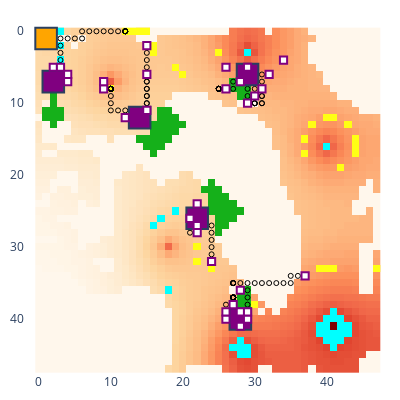

Notebook code for this chart:
### Code cell
# myenv.run_to_step(7)
update_logging_level(logging.WARNING)
myenv.run_to_step(130)
update_logging_level(logging.DEBUG)
# myenv.undo()
myenv.step()
myenv.show()

### Figure 1 — Plotly figure (JSON) as saved in the notebook; plotly's stock layout.template omitted (floating-point values rounded to 4 significant figures; data arrays with more than 128 entries replaced by an {"elided": "..."} marker saying what was removed)
{"data": [{"colorscale": [[0, "rgb(255,247,236)"], [0.125, "rgb(254,232,200)"], [0.25, "rgb(253,212,158)"], [0.375, "rgb(253,187,132)"], [0.5, "rgb(252,141,89)"], [0.625, "rgb(239,101,72)"], [0.75, "rgb(215,48,31)"], [0.875, "rgb(179,0,0)"], [1, "rgb(127,0,0)"]], "name": "Rubble", "showscale": false, "type": "heatmap", "uid": "130_Rubble", "z": {"elided": "48x48 int values"}}, {"colorscale": [[0, "#00ffff"], [1, "#00ffff"]], "hoverinfo": "skip", "name": "Ice", "showscale": false, "type": "heatmap", "uid": "130_Ice", "z": {"elided": "48x48 int values"}}, {"colorscale": [[0, "#ffff14"], [1, "#ffff14"]], "hoverinfo": "skip", "name": "Ore", "showscale": false, "type": "heatmap", "uid": "130_Ore", "z": {"elided": "48x48 int values"}}, {"colorscale": [[0, "#15b01a"], [1, "#15b01a"]], "hoverinfo": "skip", "name": "Lichen", "showscale": false, "type": "heatmap", "uid": "130_Lichen", "z": {"elided": "48x48 int values"}}, {"customdata": [["factory_0", "player_0", 837, 0, 2, 304, 32]], "hovertemplate": "%{customdata[0]} %{customdata[1]}<br>Power: %{customdata[2]}<br>Ice: %{customdata[3]}<br>Ore: %{customdata[4]}<br>Water: %{customdata[5]}<br>Metal: %{customdata[6]}<br><extra></extra>", "name": "factory_0", "showscale": false, "type": "heatmap", "uid": "130_factory_0", "x": [22], "y": [26], "z": [0]}, {"customdata": [["factory_2", "player_0", 858, 0, 2, 217, 77]], "hovertemplate": "%{customdata[0]} %{customdata[1]}<br>Power: %{customdata[2]}<br>Ice: %{customdata[3]}<br>Ore: %{customdata[4]}<br>Water: %{customdata[5]}<br>Metal: %{customdata[6]}<br><extra></extra>", "name": "factory_2", "showscale": false, "type": "heatmap", "uid": "130_factory_2", "x": [14], "y": [12], "z": [2]}, {"customdata": [["factory_3", "player_0", 142, 0, 3, 245, 14]], "hovertemplate": "%{customdata[0]} %{customdata[1]}<br>Power: %{customdata[2]}<br>Ice: %{customdata[3]}<br>Ore: %{customdata[4]}<br>Water: %{customdata[5]}<br>Metal: %{customdata[6]}<br><extra></extra>", "name": "factory_3", "showscale": false, "type": "heatmap", "uid": "130_factory_3", "x": [28], "y": [40], "z": [3]}, {"customdata": [["factory_4", "player_0", 177, 0, 0, 367, 37]], "hovertemplate": "%{customdata[0]} %{customdata[1]}<br>Power: %{customdata[2]}<br>Ice: %{customdata[3]}<br>Ore: %{customdata[4]}<br>Water: %{customdata[5]}<br>Metal: %{customdata[6]}<br><extra></extra>", "name": "factory_4", "showscale": false, "type": "heatmap", "uid": "130_factory_4", "x": [2], "y": [7], "z": [4]}, {"customdata": [["factory_5", "player_0", 118, 0, 2, 222, 11]], "hovertemplate": "%{customdata[0]} %{customdata[1]}<br>Power: %{customdata[2]}<br>Ice: %{customdata[3]}<br>Ore: %{customdata[4]}<br>Water: %{customdata[5]}<br>Metal: %{customdata[6]}<br><extra></extra>", "name": "factory_5", "showscale": false, "type": "heatmap", "uid": "130_factory_5", "x": [29], "y": [6], "z": [5]}, {"customdata": [["factory_1", "player_1", 7500, 0, 0, 620, 750]], "hovertemplate": "%{customdata[0]} %{customdata[1]}<br>Power: %{customdata[2]}<br>Ice: %{customdata[3]}<br>Ore: %{customdata[4]}<br>Water: %{customdata[5]}<br>Metal: %{customdata[6]}<br><extra></extra>", "name": "factory_1", "showscale": false, "type": "heatmap", "uid": "130_factory_1", "x": [1], "y": [1], "z": [1]}, {"customdata": [["unit_6", "player_0", "HEAVY", [22, 24], 877, 200, 0, 0, 0]], "hovertemplate": "%{customdata[0]} %{customdata[1]}<br>Type: %{customdata[2]}<br>Pos: %{customdata[3]}<br>Power: %{customdata[4]}<br>Ice: %{customdata[5]}<br>Ore: %{customdata[6]}<br>Water: %{customdata[7]}<br>Metal: %{customdata[8]}<br><extra></extra>", "name": "unit_6", "showscale": false, "type": "heatmap", "uid": "130_unit_6", "x": [22], "y": [24], "z": [6]}, {"hoverinfo": "skip", "marker": {"color": "black", "size": 5, "symbol": "circle-open"}, "mode": "markers", "name": "path", "showlegend": false, "type": "scatter", "uid": "130_path", "x": [22, 22, 22, 22, 22, 22, 22, 22, 22, 22, 22, 22, 22, 22], "y": [24, 24, 24, 24, 24, 24, 24, 24, 24, 24, 24, 24, 25, 25]}, {"customdata": [["unit_7", "player_0", "HEAVY", [12, 12], 781, 180, 0, 0, 0]], "hovertemplate": "%{customdata[0]} %{customdata[1]}<br>Type: %{customdata[2]}<br>Pos: %{customdata[3]}<br>Power: %{customdata[4]}<br>Ice: %{customdata[5]}<br>Ore: %{customdata[6]}<br>Water: %{customdata[7]}<br>Metal: %{customdata[8]}<br><extra></extra>", "name": "unit_7", "showscale": false, "type": "heatmap", "uid": "130_unit_7", "x": [12], "y": [12], "z": [7]}, {"hoverinfo": "skip", "marker": {"color": "black", "size": 5, "symbol": "circle-open"}, "mode": "markers", "name": "path", "showlegend": false, "type": "scatter", "uid": "130_path", "x": [12, 12, 12, 12, 12, 12, 12, 12, 12, 12, 13, 13], "y": [12, 12, 12, 12, 12, 12, 12, 12, 12, 12, 12, 12]}, {"customdata": [["unit_8", "player_0", "HEAVY", [28, 41], 141, 0, 0, 0, 0]], "hovertemplate": "%{customdata[0]} %{customdata[1]}<br>Type: %{customdata[2]}<br>Pos: %{customdata[3]}<br>Power: %{customdata[4]}<br>Ice: %{customdata[5]}<br>Ore: %{customdata[6]}<br>Water: %{customdata[7]}<br>Metal: %{customdata[8]}<br><extra></extra>", "name": "unit_8", "showscale": false, "type": "heatmap", "uid": "130_unit_8", "x": [28], "y": [41], "z": [8]}, {"customdata": [["unit_9", "player_0", "HEAVY", [4, 7], 1124, 20, 0, 0, 0]], "hovertemplate": "%{customdata[0]} %{customdata[1]}<br>Type: %{customdata[2]}<br>Pos: %{customdata[3]}<br>Power: %{customdata[4]}<br>Ice: %{customdata[5]}<br>Ore: %{customdata[6]}<br>Water: %{customdata[7]}<br>Metal: %{customdata[8]}<br><extra></extra>", "name": "unit_9", "showscale": false, "type": "heatmap", "uid": "130_unit_9", "x": [4], "y": [7], "z": [9]}, {"hoverinfo": "skip", "marker": {"color": "black", "size": 5, "symbol": "circle-open"}, "mode": "markers", "name": "path", "showlegend": false, "type": "scatter", "uid": "130_path", "x": [4, 4, 4, 4, 4, 4, 4, 4, 4, 4, 4, 4, 4, 4, 4, 4, 4, 4, 3], "y": [7, 7, 7, 7, 7, 7, 7, 7, 7, 7, 7, 7, 7, 7, 7, 7, 7, 7, 7]}, {"customdata": [["unit_10", "player_0", "HEAVY", [29, 5], 154, 0, 0, 0, 0]], "hovertemplate": "%{customdata[0]} %{customdata[1]}<br>Type: %{customdata[2]}<br>Pos: %{customdata[3]}<br>Power: %{customdata[4]}<br>Ice: %{customdata[5]}<br>Ore: %{customdata[6]}<br>Water: %{customdata[7]}<br>Metal: %{customdata[8]}<br><extra></extra>", "name": "unit_10", "showscale": false, "type": "heatmap", "uid": "130_unit_10", "x": [29], "y": [5], "z": [10]}, {"customdata": [["unit_11", "player_0", "LIGHT", [21, 26], 150, 0, 50, 0, 0]], "hovertemplate": "%{customdata[0]} %{customdata[1]}<br>Type: %{customdata[2]}<br>Pos: %{customdata[3]}<br>Power: %{customdata[4]}<br>Ice: %{customdata[5]}<br>Ore: %{customdata[6]}<br>Water: %{customdata[7]}<br>Metal: %{customdata[8]}<br><extra></extra>", "name": "unit_11", "showscale": false, "type": "heatmap", "uid": "130_unit_11", "x": [21], "y": [26], "z": [11]}, {"customdata": [["unit_12", "player_0", "LIGHT", [15, 6], 62, 0, 40, 0, 0]], "hovertemplate": "%{customdata[0]} %{customdata[1]}<br>Type: %{customdata[2]}<br>Pos: %{customdata[3]}<br>Power: %{customdata[4]}<br>Ice: %{customdata[5]}<br>Ore: %{customdata[6]}<br>Water: %{customdata[7]}<br>Metal: %{customdata[8]}<br><extra></extra>", "name": "unit_12", "showscale": false, "type": "heatmap", "uid": "130_unit_12", "x": [15], "y": [6], "z": [12]}, {"hoverinfo": "skip", "marker": {"color": "black", "size": 5, "symbol": "circle-open"}, "mode": "markers", "name": "path", "showlegend": false, "type": "scatter", "uid": "130_path", "x": [15, 15, 15, 15, 15, 15, 15, 15, 15, 15], "y": [6, 6, 6, 6, 7, 8, 9, 10, 11, 11]}, {"customdata": [["unit_13", "player_0", "LIGHT", [28, 39], 150, 0, 0, 0, 0]], "hovertemplate": "%{customdata[0]} %{customdata[1]}<br>Type: %{customdata[2]}<br>Pos: %{customdata[3]}<br>Power: %{customdata[4]}<br>Ice: %{customdata[5]}<br>Ore: %{customdata[6]}<br>Water: %{customdata[7]}<br>Metal: %{customdata[8]}<br><extra></extra>", "name": "unit_13", "showscale": false, "type": "heatmap", "uid": "130_unit_13", "x": [28], "y": [39], "z": [13]}, {"customdata": [["unit_14", "player_0", "LIGHT", [9, 8], 142, 0, 0, 0, 0]], "hovertemplate": "%{customdata[0]} %{customdata[1]}<br>Type: %{customdata[2]}<br>Pos: %{customdata[3]}<br>Power: %{customdata[4]}<br>Ice: %{customdata[5]}<br>Ore: %{customdata[6]}<br>Water: %{customdata[7]}<br>Metal: %{customdata[8]}<br><extra></extra>", "name": "unit_14", "showscale": false, "type": "heatmap", "uid": "130_unit_14", "x": [9], "y": [8], "z": [14]}, {"hoverinfo": "skip", "marker": {"color": "black", "size": 5, "symbol": "circle-open"}, "mode": "markers", "name": "path", "showlegend": false, "type": "scatter", "uid": "130_path", "x": [10, 10, 10, 10, 10, 10, 10, 10, 10, 10, 10, 10, 10, 10, 10, 10, 10, 10, 10], "y": [8, 8, 8, 8, 8, 8, 8, 8, 8, 8, 8, 8, 8, 8, 8, 8, 8, 8, 8]}, {"customdata": [["unit_15", "player_0", "LIGHT", [29, 10], 67, 0, 0, 0, 0]], "hovertemplate": "%{customdata[0]} %{customdata[1]}<br>Type: %{customdata[2]}<br>Pos: %{customdata[3]}<br>Power: %{customdata[4]}<br>Ice: %{customdata[5]}<br>Ore: %{customdata[6]}<br>Water: %{customdata[7]}<br>Metal: %{customdata[8]}<br><extra></extra>", "name": "unit_15", "showscale": false, "type": "heatmap", "uid": "130_unit_15", "x": [29], "y": [10], "z": [15]}, {"hoverinfo": "skip", "marker": {"color": "black", "size": 5, "symbol": "circle-open"}, "mode": "markers", "name": "path", "showlegend": false, "type": "scatter", "uid": "130_path", "x": [29, 29, 29, 29, 29, 29, 29, 29, 29, 29, 29], "y": [10, 10, 10, 10, 10, 10, 10, 10, 9, 8, 7]}, {"customdata": [["unit_16", "player_0", "LIGHT", [22, 27], 32, 0, 54, 0, 0]], "hovertemplate": "%{customdata[0]} %{customdata[1]}<br>Type: %{customdata[2]}<br>Pos: %{customdata[3]}<br>Power: %{customdata[4]}<br>Ice: %{customdata[5]}<br>Ore: %{customdata[6]}<br>Water: %{customdata[7]}<br>Metal: %{customdata[8]}<br><extra></extra>", "name": "unit_16", "showscale": false, "type": "heatmap", "uid": "130_unit_16", "x": [22], "y": [27], "z": [16]}, {"hoverinfo": "skip", "marker": {"color": "black", "size": 5, "symbol": "circle-open"}, "mode": "markers", "name": "path", "showlegend": false, "type": "scatter", "uid": "130_path", "x": [22], "y": [27]}, {"customdata": [["unit_17", "player_0", "LIGHT", [9, 7], 62, 0, 40, 0, 0]], "hovertemplate": "%{customdata[0]} %{customdata[1]}<br>Type: %{customdata[2]}<br>Pos: %{customdata[3]}<br>Power: %{customdata[4]}<br>Ice: %{customdata[5]}<br>Ore: %{customdata[6]}<br>Water: %{customdata[7]}<br>Metal: %{customdata[8]}<br><extra></extra>", "name": "unit_17", "showscale": false, "type": "heatmap", "uid": "130_unit_17", "x": [9], "y": [7], "z": [17]}, {"hoverinfo": "skip", "marker": {"color": "black", "size": 5, "symbol": "circle-open"}, "mode": "markers", "name": "path", "showlegend": false, "type": "scatter", "uid": "130_path", "x": [9, 9, 9, 9, 9, 10, 10, 10, 10, 11, 12, 13, 13], "y": [7, 7, 7, 7, 8, 8, 9, 10, 11, 11, 11, 11, 11]}, {"customdata": [["unit_18", "player_0", "LIGHT", [28, 36], 132, 0, 0, 0, 0]], "hovertemplate": "%{customdata[0]} %{customdata[1]}<br>Type: %{customdata[2]}<br>Pos: %{customdata[3]}<br>Power: %{customdata[4]}<br>Ice: %{customdata[5]}<br>Ore: %{customdata[6]}<br>Water: %{customdata[7]}<br>Metal: %{customdata[8]}<br><extra></extra>", "name": "unit_18", "showscale": false, "type": "heatmap", "uid": "130_unit_18", "x": [28], "y": [36], "z": [18]}, {"hoverinfo": "skip", "marker": {"color": "black", "size": 5, "symbol": "circle-open"}, "mode": "markers", "name": "path", "showlegend": false, "type": "scatter", "uid": "130_path", "x": [28, 28, 28, 28, 28, 28, 28, 28, 28, 28, 28, 28, 28, 28, 27, 27, 27, 27, 27], "y": [36, 36, 36, 36, 36, 36, 36, 36, 36, 36, 36, 36, 36, 35, 35, 35, 35, 35, 35]}, {"customdata": [["unit_19", "player_0", "LIGHT", [2, 5], 150, 0, 0, 0, 0]], "hovertemplate": "%{customdata[0]} %{customdata[1]}<br>Type: %{customdata[2]}<br>Pos: %{customdata[3]}<br>Power: %{customdata[4]}<br>Ice: %{customdata[5]}<br>Ore: %{customdata[6]}<br>Water: %{customdata[7]}<br>Metal: %{customdata[8]}<br><extra></extra>", "name": "unit_19", "showscale": false, "type": "heatmap", "uid": "130_unit_19", "x": [2], "y": [5], "z": [19]}, {"customdata": [["unit_20", "player_0", "LIGHT", [26, 8], 96, 0, 0, 0, 0]], "hovertemplate": "%{customdata[0]} %{customdata[1]}<br>Type: %{customdata[2]}<br>Pos: %{customdata[3]}<br>Power: %{customdata[4]}<br>Ice: %{customdata[5]}<br>Ore: %{customdata[6]}<br>Water: %{customdata[7]}<br>Metal: %{customdata[8]}<br><extra></extra>", "name": "unit_20", "showscale": false, "type": "heatmap", "uid": "130_unit_20", "x": [26], "y": [8], "z": [20]}, {"hoverinfo": "skip", "marker": {"color": "black", "size": 5, "symbol": "circle-open"}, "mode": "markers", "name": "path", "showlegend": false, "type": "scatter", "uid": "130_path", "x": [26, 26, 26, 25, 25, 25, 25, 25, 25, 25, 25, 25, 25, 25, 26, 27, 27, 28], "y": [8, 8, 8, 8, 8, 8, 8, 8, 8, 8, 8, 8, 8, 8, 8, 8, 7, 7]}, {"customdata": [["unit_21", "player_0", "LIGHT", [22, 28], 35, 0, 50, 0, 0]], "hovertemplate": "%{customdata[0]} %{customdata[1]}<br>Type: %{customdata[2]}<br>Pos: %{customdata[3]}<br>Power: %{customdata[4]}<br>Ice: %{customdata[5]}<br>Ore: %{customdata[6]}<br>Water: %{customdata[7]}<br>Metal: %{customdata[8]}<br><extra></extra>", "name": "unit_21", "showscale": false, "type": "heatmap", "uid": "130_unit_21", "x": [22], "y": [28], "z": [21]}, {"hoverinfo": "skip", "marker": {"color": "black", "size": 5, "symbol": "circle-open"}, "mode": "markers", "name": "path", "showlegend": false, "type": "scatter", "uid": "130_path", "x": [21, 21, 21], "y": [28, 27, 27]}, {"customdata": [["unit_22", "player_0", "LIGHT", [15, 11], 150, 0, 0, 0, 0]], "hovertemplate": "%{customdata[0]} %{customdata[1]}<br>Type: %{customdata[2]}<br>Pos: %{customdata[3]}<br>Power: %{customdata[4]}<br>Ice: %{customdata[5]}<br>Ore: %{customdata[6]}<br>Water: %{customdata[7]}<br>Metal: %{customdata[8]}<br><extra></extra>", "name": "unit_22", "showscale": false, "type": "heatmap", "uid": "130_unit_22", "x": [15], "y": [11], "z": [22]}, {"customdata": [["unit_23", "player_0", "LIGHT", [26, 40], 141, 0, 4, 0, 0]], "hovertemplate": "%{customdata[0]} %{customdata[1]}<br>Type: %{customdata[2]}<br>Pos: %{customdata[3]}<br>Power: %{customdata[4]}<br>Ice: %{customdata[5]}<br>Ore: %{customdata[6]}<br>Water: %{customdata[7]}<br>Metal: %{customdata[8]}<br><extra></extra>", "name": "unit_23", "showscale": false, "type": "heatmap", "uid": "130_unit_23", "x": [26], "y": [40], "z": [23]}, {"hoverinfo": "skip", "marker": {"color": "black", "size": 5, "symbol": "circle-open"}, "mode": "markers", "name": "path", "showlegend": false, "type": "scatter", "uid": "130_path", "x": [26, 26, 26, 26, 26, 26, 26, 26, 26, 26, 26, 26, 26, 26, 26, 26, 26, 26, 26], "y": [40, 40, 40, 40, 40, 40, 40, 40, 40, 40, 40, 40, 40, 40, 40, 40, 40, 40, 40]}, {"customdata": [["unit_24", "player_0", "LIGHT", [4, 6], 150, 0, 0, 0, 0]], "hovertemplate": "%{customdata[0]} %{customdata[1]}<br>Type: %{customdata[2]}<br>Pos: %{customdata[3]}<br>Power: %{customdata[4]}<br>Ice: %{customdata[5]}<br>Ore: %{customdata[6]}<br>Water: %{customdata[7]}<br>Metal: %{customdata[8]}<br><extra></extra>", "name": "unit_24", "showscale": false, "type": "heatmap", "uid": "130_unit_24", "x": [4], "y": [6], "z": [24]}, {"customdata": [["unit_25", "player_0", "LIGHT", [26, 5], 126, 0, 10, 0, 0]], "hovertemplate": "%{customdata[0]} %{customdata[1]}<br>Type: %{customdata[2]}<br>Pos: %{customdata[3]}<br>Power: %{customdata[4]}<br>Ice: %{customdata[5]}<br>Ore: %{customdata[6]}<br>Water: %{customdata[7]}<br>Metal: %{customdata[8]}<br><extra></extra>", "name": "unit_25", "showscale": false, "type": "heatmap", "uid": "130_unit_25", "x": [26], "y": [5], "z": [25]}, {"hoverinfo": "skip", "marker": {"color": "black", "size": 5, "symbol": "circle-open"}, "mode": "markers", "name": "path", "showlegend": false, "type": "scatter", "uid": "130_path", "x": [26, 26, 26, 26, 26, 26, 26, 26, 26, 26, 26, 26, 26, 26, 26, 26, 26, 26, 26], "y": [5, 5, 5, 5, 5, 5, 5, 5, 5, 5, 5, 5, 5, 5, 5, 5, 5, 5, 5]}, {"customdata": [["unit_26", "player_0", "LIGHT", [24, 32], 41, 0, 48, 0, 0]], "hovertemplate": "%{customdata[0]} %{customdata[1]}<br>Type: %{customdata[2]}<br>Pos: %{customdata[3]}<br>Power: %{customdata[4]}<br>Ice: %{customdata[5]}<br>Ore: %{customdata[6]}<br>Water: %{customdata[7]}<br>Metal: %{customdata[8]}<br><extra></extra>", "name": "unit_26", "showscale": false, "type": "heatmap", "uid": "130_unit_26", "x": [24], "y": [32], "z": [26]}, {"hoverinfo": "skip", "marker": {"color": "black", "size": 5, "symbol": "circle-open"}, "mode": "markers", "name": "path", "showlegend": false, "type": "scatter", "uid": "130_path", "x": [24, 24, 24, 24, 24, 23, 23], "y": [31, 30, 29, 28, 27, 27, 27]}, {"customdata": [["unit_27", "player_0", "LIGHT", [15, 2], 71, 0, 34, 0, 0]], "hovertemplate": "%{customdata[0]} %{customdata[1]}<br>Type: %{customdata[2]}<br>Pos: %{customdata[3]}<br>Power: %{customdata[4]}<br>Ice: %{customdata[5]}<br>Ore: %{customdata[6]}<br>Water: %{customdata[7]}<br>Metal: %{customdata[8]}<br><extra></extra>", "name": "unit_27", "showscale": false, "type": "heatmap", "uid": "130_unit_27", "x": [15], "y": [2], "z": [27]}, {"hoverinfo": "skip", "marker": {"color": "black", "size": 5, "symbol": "circle-open"}, "mode": "markers", "name": "path", "showlegend": false, "type": "scatter", "uid": "130_path", "x": [15, 15, 15, 15, 15, 15, 15, 15, 15, 15, 15, 15, 15, 15, 15], "y": [2, 2, 2, 2, 2, 3, 4, 5, 6, 7, 8, 9, 10, 11, 11]}, {"customdata": [["unit_28", "player_0", "LIGHT", [27, 38], 109, 0, 0, 0, 0]], "hovertemplate": "%{customdata[0]} %{customdata[1]}<br>Type: %{customdata[2]}<br>Pos: %{customdata[3]}<br>Power: %{customdata[4]}<br>Ice: %{customdata[5]}<br>Ore: %{customdata[6]}<br>Water: %{customdata[7]}<br>Metal: %{customdata[8]}<br><extra></extra>", "name": "unit_28", "showscale": false, "type": "heatmap", "uid": "130_unit_28", "x": [27], "y": [38], "z": [28]}, {"hoverinfo": "skip", "marker": {"color": "black", "size": 5, "symbol": "circle-open"}, "mode": "markers", "name": "path", "showlegend": false, "type": "scatter", "uid": "130_path", "x": [27, 27, 27, 27, 27, 27, 27, 27, 27, 27, 27, 27, 27, 27, 27, 27, 27, 27, 27], "y": [38, 38, 37, 37, 37, 37, 37, 37, 37, 37, 37, 37, 37, 37, 37, 37, 37, 37, 37]}, {"customdata": [["unit_29", "player_0", "LIGHT", [3, 5], 148, 0, 0, 0, 0]], "hovertemplate": "%{customdata[0]} %{customdata[1]}<br>Type: %{customdata[2]}<br>Pos: %{customdata[3]}<br>Power: %{customdata[4]}<br>Ice: %{customdata[5]}<br>Ore: %{customdata[6]}<br>Water: %{customdata[7]}<br>Metal: %{customdata[8]}<br><extra></extra>", "name": "unit_29", "showscale": false, "type": "heatmap", "uid": "130_unit_29", "x": [3], "y": [5], "z": [29]}, {"hoverinfo": "skip", "marker": {"color": "black", "size": 5, "symbol": "circle-open"}, "mode": "markers", "name": "path", "showlegend": false, "type": "scatter", "uid": "130_path", "x": [3, 3, 3, 3, 4, 5, 6, 6, 7, 8, 9, 10, 11, 12, 12, 12, 12, 12, 12], "y": [4, 3, 2, 1, 1, 1, 1, 0, 0, 0, 0, 0, 0, 0, 0, 0, 0, 0, 0]}, {"customdata": [["unit_30", "player_0", "LIGHT", [28, 7], 150, 0, 0, 0, 0]], "hovertemplate": "%{customdata[0]} %{customdata[1]}<br>Type: %{customdata[2]}<br>Pos: %{customdata[3]}<br>Power: %{customdata[4]}<br>Ice: %{customdata[5]}<br>Ore: %{customdata[6]}<br>Water: %{customdata[7]}<br>Metal: %{customdata[8]}<br><extra></extra>", "name": "unit_30", "showscale": false, "type": "heatmap", "uid": "130_unit_30", "x": [28], "y": [7], "z": [30]}, {"customdata": [["unit_31", "player_0", "LIGHT", [29, 40], 149, 0, 0, 0, 0]], "hovertemplate": "%{customdata[0]} %{customdata[1]}<br>Type: %{customdata[2]}<br>Pos: %{customdata[3]}<br>Power: %{customdata[4]}<br>Ice: %{customdata[5]}<br>Ore: %{customdata[6]}<br>Water: %{customdata[7]}<br>Metal: %{customdata[8]}<br><extra></extra>", "name": "unit_31", "showscale": false, "type": "heatmap", "uid": "130_unit_31", "x": [29], "y": [40], "z": [31]}, {"customdata": [["unit_32", "player_0", "LIGHT", [32, 6], 130, 0, 8, 0, 0]], "hovertemplate": "%{customdata[0]} %{customdata[1]}<br>Type: %{customdata[2]}<br>Pos: %{customdata[3]}<br>Power: %{customdata[4]}<br>Ice: %{customdata[5]}<br>Ore: %{customdata[6]}<br>Water: %{customdata[7]}<br>Metal: %{customdata[8]}<br><extra></extra>", "name": "unit_32", "showscale": false, "type": "heatmap", "uid": "130_unit_32", "x": [32], "y": [6], "z": [32]}, {"hoverinfo": "skip", "marker": {"color": "black", "size": 5, "symbol": "circle-open"}, "mode": "markers", "name": "path", "showlegend": false, "type": "scatter", "uid": "130_path", "x": [32, 32, 32, 32, 32, 32, 32, 32, 32, 32, 32, 32, 32, 32, 32, 32, 32, 32, 32], "y": [6, 6, 6, 6, 6, 6, 6, 6, 6, 6, 6, 6, 6, 6, 6, 6, 6, 6, 6]}, {"customdata": [["unit_33", "player_0", "LIGHT", [30, 9], 67, 0, 0, 0, 0]], "hovertemplate": "%{customdata[0]} %{customdata[1]}<br>Type: %{customdata[2]}<br>Pos: %{customdata[3]}<br>Power: %{customdata[4]}<br>Ice: %{customdata[5]}<br>Ore: %{customdata[6]}<br>Water: %{customdata[7]}<br>Metal: %{customdata[8]}<br><extra></extra>", "name": "unit_33", "showscale": false, "type": "heatmap", "uid": "130_unit_33", "x": [30], "y": [9], "z": [33]}, {"hoverinfo": "skip", "marker": {"color": "black", "size": 5, "symbol": "circle-open"}, "mode": "markers", "name": "path", "showlegend": false, "type": "scatter", "uid": "130_path", "x": [30, 30, 30, 30, 30, 30, 30, 30, 30, 30], "y": [9, 9, 9, 9, 9, 9, 9, 9, 8, 7]}, {"customdata": [["unit_34", "player_0", "LIGHT", [29, 39], 1, 0, 0, 0, 0]], "hovertemplate": "%{customdata[0]} %{customdata[1]}<br>Type: %{customdata[2]}<br>Pos: %{customdata[3]}<br>Power: %{customdata[4]}<br>Ice: %{customdata[5]}<br>Ore: %{customdata[6]}<br>Water: %{customdata[7]}<br>Metal: %{customdata[8]}<br><extra></extra>", "name": "unit_34", "showscale": false, "type": "heatmap", "uid": "130_unit_34", "x": [29], "y": [39], "z": [34]}, {"customdata": [["unit_35", "player_0", "LIGHT", [37, 34], 73, 0, 0, 0, 0]], "hovertemplate": "%{customdata[0]} %{customdata[1]}<br>Type: %{customdata[2]}<br>Pos: %{customdata[3]}<br>Power: %{customdata[4]}<br>Ice: %{customdata[5]}<br>Ore: %{customdata[6]}<br>Water: %{customdata[7]}<br>Metal: %{customdata[8]}<br><extra></extra>", "name": "unit_35", "showscale": false, "type": "heatmap", "uid": "130_unit_35", "x": [37], "y": [34], "z": [35]}, {"hoverinfo": "skip", "marker": {"color": "black", "size": 5, "symbol": "circle-open"}, "mode": "markers", "name": "path", "showlegend": false, "type": "scatter", "uid": "130_path", "x": [37, 37, 37, 37, 36, 35, 35, 34, 33, 32, 31, 30, 29, 29, 29, 29, 29, 29], "y": [34, 34, 34, 34, 34, 34, 35, 35, 35, 35, 35, 35, 35, 36, 37, 38, 39, 39]}, {"customdata": [["unit_36", "player_0", "LIGHT", [26, 39], 126, 0, 0, 0, 0]], "hovertemplate": "%{customdata[0]} %{customdata[1]}<br>Type: %{customdata[2]}<br>Pos: %{customdata[3]}<br>Power: %{customdata[4]}<br>Ice: %{customdata[5]}<br>Ore: %{customdata[6]}<br>Water: %{customdata[7]}<br>Metal: %{customdata[8]}<br><extra></extra>", "name": "unit_36", "showscale": false, "type": "heatmap", "uid": "130_unit_36", "x": [26], "y": [39], "z": [36]}, {"hoverinfo": "skip", "marker": {"color": "black", "size": 5, "symbol": "circle-open"}, "mode": "markers", "name": "path", "showlegend": false, "type": "scatter", "uid": "130_path", "x": [26, 26, 26, 26, 26, 26, 26, 26, 26, 26, 26, 26, 26, 26, 26, 26, 26, 27, 27], "y": [39, 39, 39, 39, 39, 39, 39, 39, 39, 39, 39, 39, 39, 39, 39, 39, 38, 38, 38]}, {"customdata": [["unit_37", "player_0", "LIGHT", [34, 4], 118, 0, 0, 0, 0]], "hovertemplate": "%{customdata[0]} %{customdata[1]}<br>Type: %{customdata[2]}<br>Pos: %{customdata[3]}<br>Power: %{customdata[4]}<br>Ice: %{customdata[5]}<br>Ore: %{customdata[6]}<br>Water: %{customdata[7]}<br>Metal: %{customdata[8]}<br><extra></extra>", "name": "unit_37", "showscale": false, "type": "heatmap", "uid": "130_unit_37", "x": [34], "y": [4], "z": [37]}, {"hoverinfo": "skip", "marker": {"color": "black", "size": 5, "symbol": "circle-open"}, "mode": "markers", "name": "path", "showlegend": false, "type": "scatter", "uid": "130_path", "x": [34, 34, 34, 34, 34, 34, 34, 34, 34, 34, 34, 34, 34, 34, 34, 34, 34, 34, 34], "y": [4, 4, 4, 4, 4, 4, 4, 4, 4, 4, 4, 4, 4, 4, 4, 4, 4, 4, 4]}, {"customdata": [["unit_38", "player_0", "LIGHT", [31, 8], 146, 0, 0, 0, 0]], "hovertemplate": "%{customdata[0]} %{customdata[1]}<br>Type: %{customdata[2]}<br>Pos: %{customdata[3]}<br>Power: %{customdata[4]}<br>Ice: %{customdata[5]}<br>Ore: %{customdata[6]}<br>Water: %{customdata[7]}<br>Metal: %{customdata[8]}<br><extra></extra>", "name": "unit_38", "showscale": false, "type": "heatmap", "uid": "130_unit_38", "x": [31], "y": [8], "z": [38]}, {"hoverinfo": "skip", "marker": {"color": "black", "size": 5, "symbol": "circle-open"}, "mode": "markers", "name": "path", "showlegend": false, "type": "scatter", "uid": "130_path", "x": [31, 31, 30, 30, 30, 30, 31, 31, 31, 31, 31, 30], "y": [9, 10, 10, 10, 10, 10, 10, 9, 8, 7, 6, 6]}], "layout": {"coloraxis": {"showscale": false}, "height": 400, "margin": {"b": 10, "l": 10, "r": 10, "t": 10}, "plot_bgcolor": "rgba(0, 0, 0, 0)", "shapes": [{"fillcolor": "purple", "name": "factory_0", "type": "rect", "x0": 20.5, "x1": 23.5, "y0": 24.5, "y1": 27.5}, {"fillcolor": "purple", "name": "factory_2", "type": "rect", "x0": 12.5, "x1": 15.5, "y0": 10.5, "y1": 13.5}, {"fillcolor": "purple", "name": "factory_3", "type": "rect", "x0": 26.5, "x1": 29.5, "y0": 38.5, "y1": 41.5}, {"fillcolor": "purple", "name": "factory_4", "type": "rect", "x0": 0.5, "x1": 3.5, "y0": 5.5, "y1": 8.5}, {"fillcolor": "purple", "name": "factory_5", "type": "rect", "x0": 27.5, "x1": 30.5, "y0": 4.5, "y1": 7.5}, {"fillcolor": "orange", "name": "factory_1", "type": "rect", "x0": -0.5, "x1": 2.5, "y0": -0.5, "y1": 2.5}, {"fillcolor": "white", "line": {"color": "purple"}, "name": "unit_6", "type": "rect", "x0": 21.5, "x1": 22.5, "y0": 23.5, "y1": 24.5}, {"fillcolor": "white", "line": {"color": "purple"}, "name": "unit_7", "type": "rect", "x0": 11.5, "x1": 12.5, "y0": 11.5, "y1": 12.5}, {"fillcolor": "white", "line": {"color": "purple"}, "name": "unit_8", "type": "rect", "x0": 27.5, "x1": 28.5, "y0": 40.5, "y1": 41.5}, {"fillcolor": "white", "line": {"color": "purple"}, "name": "unit_9", "type": "rect", "x0": 3.5, "x1": 4.5, "y0": 6.5, "y1": 7.5}, {"fillcolor": "white", "line": {"color": "purple"}, "name": "unit_10", "type": "rect", "x0": 28.5, "x1": 29.5, "y0": 4.5, "y1": 5.5}, {"fillcolor": "white", "line": {"color": "purple"}, "name": "unit_11", "type": "rect", "x0": 20.5, "x1": 21.5, "y0": 25.5, "y1": 26.5}, {"fillcolor": "white", "line": {"color": "purple"}, "name": "unit_12", "type": "rect", "x0": 14.5, "x1": 15.5, "y0": 5.5, "y1": 6.5}, {"fillcolor": "white", "line": {"color": "purple"}, "name": "unit_13", "type": "rect", "x0": 27.5, "x1": 28.5, "y0": 38.5, "y1": 39.5}, {"fillcolor": "white", "line": {"color": "purple"}, "name": "unit_14", "type": "rect", "x0": 8.5, "x1": 9.5, "y0": 7.5, "y1": 8.5}, {"fillcolor": "white", "line": {"color": "purple"}, "name": "unit_15", "type": "rect", "x0": 28.5, "x1": 29.5, "y0": 9.5, "y1": 10.5}, {"fillcolor": "white", "line": {"color": "purple"}, "name": "unit_16", "type": "rect", "x0": 21.5, "x1": 22.5, "y0": 26.5, "y1": 27.5}, {"fillcolor": "white", "line": {"color": "purple"}, "name": "unit_17", "type": "rect", "x0": 8.5, "x1": 9.5, "y0": 6.5, "y1": 7.5}, {"fillcolor": "white", "line": {"color": "purple"}, "name": "unit_18", "type": "rect", "x0": 27.5, "x1": 28.5, "y0": 35.5, "y1": 36.5}, {"fillcolor": "white", "line": {"color": "purple"}, "name": "unit_19", "type": "rect", "x0": 1.5, "x1": 2.5, "y0": 4.5, "y1": 5.5}, {"fillcolor": "white", "line": {"color": "purple"}, "name": "unit_20", "type": "rect", "x0": 25.5, "x1": 26.5, "y0": 7.5, "y1": 8.5}, {"fillcolor": "white", "line": {"color": "purple"}, "name": "unit_21", "type": "rect", "x0": 21.5, "x1": 22.5, "y0": 27.5, "y1": 28.5}, {"fillcolor": "white", "line": {"color": "purple"}, "name": "unit_22", "type": "rect", "x0": 14.5, "x1": 15.5, "y0": 10.5, "y1": 11.5}, {"fillcolor": "white", "line": {"color": "purple"}, "name": "unit_23", "type": "rect", "x0": 25.5, "x1": 26.5, "y0": 39.5, "y1": 40.5}, {"fillcolor": "white", "line": {"color": "purple"}, "name": "unit_24", "type": "rect", "x0": 3.5, "x1": 4.5, "y0": 5.5, "y1": 6.5}, {"fillcolor": "white", "line": {"color": "purple"}, "name": "unit_25", "type": "rect", "x0": 25.5, "x1": 26.5, "y0": 4.5, "y1": 5.5}, {"fillcolor": "white", "line": {"color": "purple"}, "name": "unit_26", "type": "rect", "x0": 23.5, "x1": 24.5, "y0": 31.5, "y1": 32.5}, {"fillcolor": "white", "line": {"color": "purple"}, "name": "unit_27", "type": "rect", "x0": 14.5, "x1": 15.5, "y0": 1.5, "y1": 2.5}, {"fillcolor": "white", "line": {"color": "purple"}, "name": "unit_28", "type": "rect", "x0": 26.5, "x1": 27.5, "y0": 37.5, "y1": 38.5}, {"fillcolor": "white", "line": {"color": "purple"}, "name": "unit_29", "type": "rect", "x0": 2.5, "x1": 3.5, "y0": 4.5, "y1": 5.5}, {"fillcolor": "white", "line": {"color": "purple"}, "name": "unit_30", "type": "rect", "x0": 27.5, "x1": 28.5, "y0": 6.5, "y1": 7.5}, {"fillcolor": "white", "line": {"color": "purple"}, "name": "unit_31", "type": "rect", "x0": 28.5, "x1": 29.5, "y0": 39.5, "y1": 40.5}, {"fillcolor": "white", "line": {"color": "purple"}, "name": "unit_32", "type": "rect", "x0": 31.5, "x1": 32.5, "y0": 5.5, "y1": 6.5}, {"fillcolor": "white", "line": {"color": "purple"}, "name": "unit_33", "type": "rect", "x0": 29.5, "x1": 30.5, "y0": 8.5, "y1": 9.5}, {"fillcolor": "white", "line": {"color": "purple"}, "name": "unit_34", "type": "rect", "x0": 28.5, "x1": 29.5, "y0": 38.5, "y1": 39.5}, {"fillcolor": "white", "line": {"color": "purple"}, "name": "unit_35", "type": "rect", "x0": 36.5, "x1": 37.5, "y0": 33.5, "y1": 34.5}, {"fillcolor": "white", "line": {"color": "purple"}, "name": "unit_36", "type": "rect", "x0": 25.5, "x1": 26.5, "y0": 38.5, "y1": 39.5}, {"fillcolor": "white", "line": {"color": "purple"}, "name": "unit_37", "type": "rect", "x0": 33.5, "x1": 34.5, "y0": 3.5, "y1": 4.5}, {"fillcolor": "white", "line": {"color": "purple"}, "name": "unit_38", "type": "rect", "x0": 30.5, "x1": 31.5, "y0": 7.5, "y1": 8.5}], "width": 400, "xaxis": {"autorange": true, "domain": [0, 1], "range": [-1.794, 48.66], "type": "linear"}, "yaxis": {"autorange": true, "domain": [0, 1], "range": [47.5, -2.956], "scaleanchor": "x", "type": "linear"}}}
